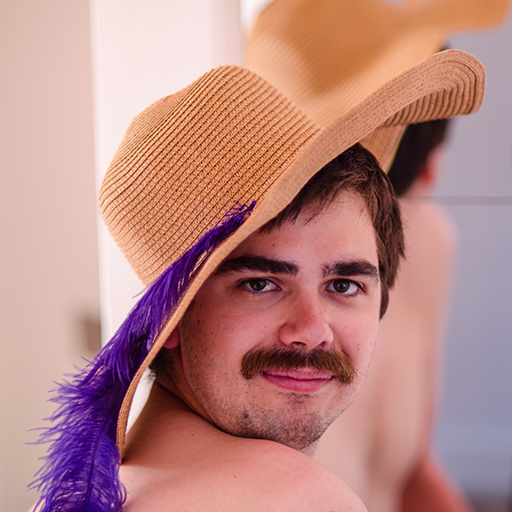
#> input picture Lab3/EthicalLena_512.png, 512 x 512 px
$ jupyter execute Lab3.ipynb
#> lines starting #> are read from the running program, lines starting #| are printed output that depends on the picture; after the words box and inside, x2 and y2 are one past the last pixel; in counts of white or black regions, pixels touching at a corner belong together
# Image and Video Processing - Lab 2: Enhancement and Restoration

In this lab, you will learn about noise, denoising, histogram based enhancement and inpainting in Python.

**In order to complete the Lab, you need to finish all required tasks in the lab session and have one of the teacher to check your result.**

Import the required libraries and define a helper function to display images. Load the image using OpenCV, convert it to greyscale format, and display the greyscale.

[cell 1]
import numpy as np
import matplotlib.pyplot as plt
import os, sys
sys.path.append(os.path.join(os.getcwd(),'..', 'ivp', "lib", "python3.12", "site-packages"))
import cv2

def show_images(images, titles, cmap=None):
    n = len(images)
    plt.figure(figsize=(5*n, 5))
    for i in range(n):
        plt.subplot(1, n, i+1)
        plt.imshow(images[i], cmap='gray', vmin=0, vmax=255)
        plt.title(titles[i])
        plt.axis('off')
    plt.show()


img = cv2.imread('EthicalLena_512.png')
#> img is the input picture: shape (512, 512, 3); mean B, G, R 131.7, 136.1, 185.9
gray = cv2.cvtColor(img, cv2.COLOR_BGR2GRAY)
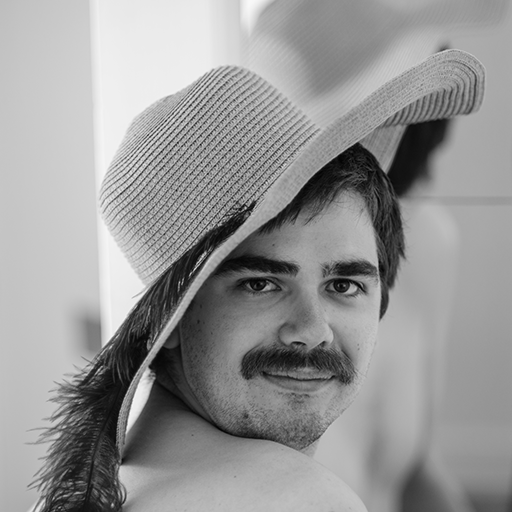
#> gray: shape (512, 512); min 0, max 248, mean 150.5

print(type(img))
#| <class 'numpy.ndarray'>

show_images([gray], ["Grayscale"], cmap='gray')
#> in show_images, `n = len(images)`: n = 1

## 1. Add Noise

### 1.1 Gaussian Noise

Write a function to add Gaussian noise to the image using a normal distribution with mean 0 and standard deviation 25. Display the original and noisy images side by side.
*Hint:** Use `np.random.normal`, `np.clip`, and type conversion.

[cell 2]
def add_gaussian_noise(image, mean=0, sigma=50):
#> called with mean = 0, sigma = 25
    noise = np.random.normal(loc=mean, scale=sigma, size=image.shape)
    new_image = image + noise
    new_image = np.clip(new_image, 0, 255)
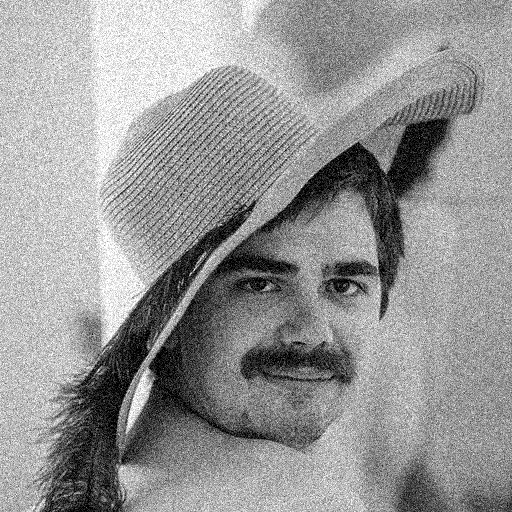
#> new_image: shape (512, 512) float64; min 0, max 255, mean 150.5
    return new_image

gaussian_noisy = add_gaussian_noise(gray, mean=0, sigma = 25)

show_images(
    [gray, gaussian_noisy],
    ["Original", "Gaussian Noise"]
)

### 1.2 Salt & Pepper Noise

Write a function to add salt and pepper noise to the greyscale image. 2.5% of the pixels should have salf noise and 2.5% should have pepper noise.

Display the original and noisy images side by side.

**Hint:** Use the `np.random` function to choose location of the noise.

[cell 3]
print(len(img))
#| 512
print(img.shape)
#| (512, 512, 3)

[cell 4]
def add_salt_pepper_noise(img, salt_prob=0.025, pepper_prob=0.025):
#> called with salt_prob = 0.025, pepper_prob = 0.025
    x,y = img.shape[:2]
#> x = 512; y = 512
    n_salt = int(x*y*salt_prob)
#> n_salt = 6553
    n_pepper = int(x*y*pepper_prob)
#> n_pepper = 6553
    x_rand_salt = np.random.choice(x, n_salt)
    x_rand_pepper = np.random.choice(x, n_pepper)
    y_rand_salt = np.random.choice(y, n_salt)
    y_rand_pepper = np.random.choice(y, n_pepper)
    new_img = img.copy()
    for i in range(n_salt):
        r = x_rand_salt[i]
        c = y_rand_salt[i]
        new_img[r][c] = 255
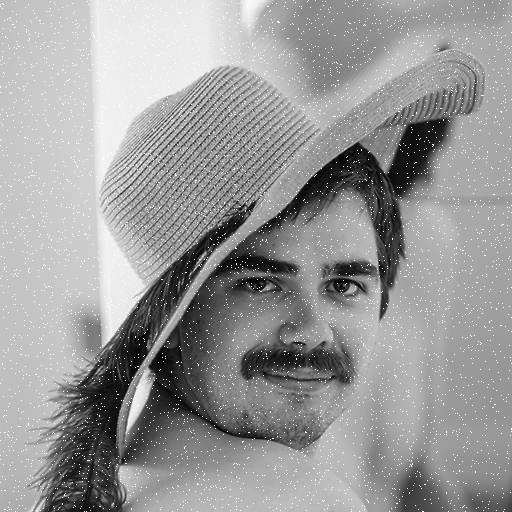
#> new_img: shape (512, 512); 2.46% of pixels changed, all inside (x1, y1, x2, y2) = (0, 0, 512, 512)
    for i in range(n_pepper):
        r = x_rand_pepper[i]
        c = y_rand_pepper[i]
        new_img[r][c] = 0
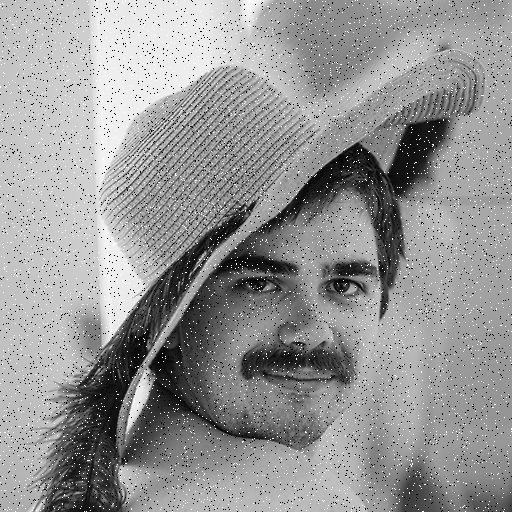
#> new_img: shape (512, 512); 2.47% of pixels changed, all inside (x1, y1, x2, y2) = (0, 0, 512, 512)
    return new_img

sp_noisy = add_salt_pepper_noise(gray)

show_images(
    [gray, sp_noisy],
    ["Original", "Salt & Pepper Noise"])

## 2. Denoising

### 2.1 Mean Filter

Apply a mean filter with kernel size `(5,5)` to the Gaussian noisy image.

Display the noisy and filtered images side by side.

**Hint:** Use `cv2.blur`.

[cell 5]
mean_filtered = cv2.blur(gaussian_noisy, ksize=(5,5))

show_images(
    [gaussian_noisy, mean_filtered],
    ["Gaussian Noise", "Mean Filter"]
)

### 2.2 Median Filter

Apply a median filter with kernel size `5` to the salt and pepper noisy image.

Display the noisy and filtered images side by side.

**Hint:** Use `cv2.medianBlur`.

[cell 6]
median_filtered = cv2.medianBlur(sp_noisy, ksize=5)

show_images(
    [sp_noisy, median_filtered],
    ["Salt & Pepper Noise", "Median Filter"]
)

### 2.3 Bilateral Filter

Apply a bilateral filter using:
- diameter = 9
- sigmaColor = 75
- sigmaSpace = 75

Display the noisy and filtered images side by side.

(Optional) Play with the parameters, see if you can more appropriate better parameter values.

**Hint:** Use `cv2.bilateralFilter`.

[cell 7]
bilateral_filtered = cv2.bilateralFilter(gaussian_noisy.astype(np.float32), d=9, sigmaColor=75, sigmaSpace=75)

show_images(
    [gaussian_noisy, bilateral_filtered],
    ["Gaussian Noise", "Bilateral Filter"]
)

## 3. Histogram-Based Enhancement

Here is a helper function to create an image with a distorted intesity distribution.

[cell 8]
low_contrast = (0.3 * gray + 100).astype(np.uint8)
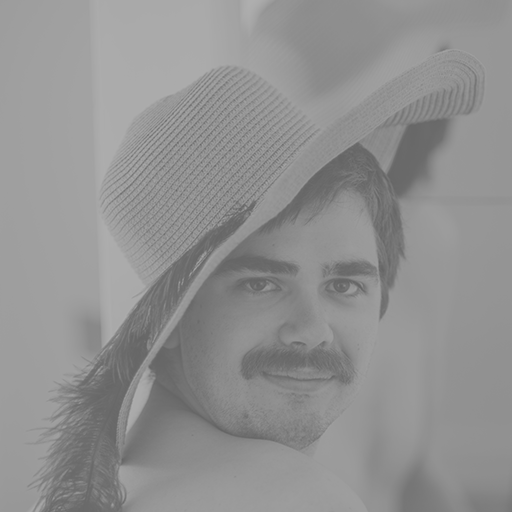
#> low_contrast: shape (512, 512); min 100, max 174, mean 144.7
show_images(
    [gray, low_contrast],
    ["Original Grayscale", "Low Contrast"],
    cmap='gray'
)

### 3.1 Visualize Histograms

Plot the intensity histograms of the original grayscale image and the low-contrast image.

**Hint:** Use `plt.hist()` with 256 bins and range `[0, 256]`.

[cell 9]
plt.figure(figsize=(10,4))

plt.subplot(1,2,1)
plt.hist(gray.flatten(), bins=256, range=(0,256))
plt.title("Original Histogram")

plt.subplot(1,2,2)
plt.hist(low_contrast.flatten(), bins=256, range=(0,256))
plt.title("Low Contrast Histogram")

plt.show()
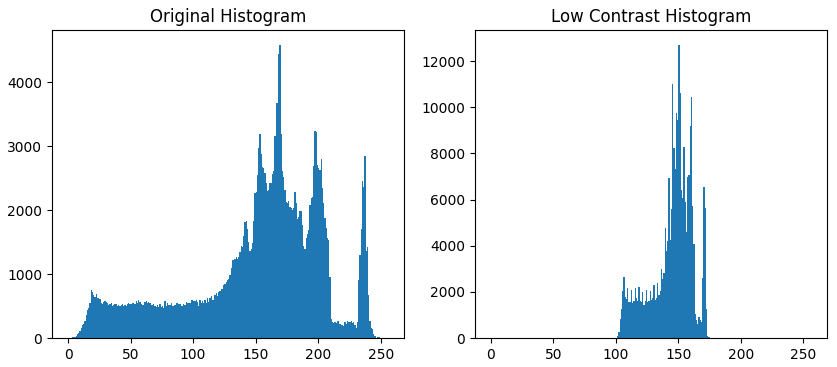
#> figure drawn by matplotlib, 2 panels; panel 1: tallest bar 4589 high, from x = 169 to 170; panel 2: tallest bar 12709 high, from x = 150 to 151

### 4.2 Contrast Stretching

Apply contrast stretching to the low-contrast image to restore the full intensity range `[0, 255]`.

Display the low-contrast, stretched image and their histograms side by side.

[cell 10]
def contrast_stretch(image):
    max = np.max(image.flatten())
#> max = 174
    min = np.min(image.flatten())
#> min = 100
    copy = np.round((image-min)/(max-min)*255)
    return copy

stretched = contrast_stretch(low_contrast)

plt.figure(figsize=(12,6))

# Low contrast image
plt.subplot(2,2,1)
plt.imshow(low_contrast, cmap='gray', vmin=0, vmax=255)
plt.title("Low Contrast Image")
plt.axis('off')

# Low contrast histogram
plt.subplot(2,2,2)
plt.hist(low_contrast.flatten(), bins=256, range=(0,256))
plt.title("Low Contrast Histogram")

# Stretched image
plt.subplot(2,2,3)
plt.imshow(stretched, cmap='gray', vmin=0, vmax=255)
plt.title("Contrast Stretched Image")
plt.axis('off')

# Stretched histogram
plt.subplot(2,2,4)
plt.hist(stretched.flatten(), bins=256, range=(0,256))
plt.title("Stretched Histogram")

plt.tight_layout()
plt.show()
#> figure, not shown here; panel 2: tallest bar 12709 high, from x = 150 to 151; panel 4: tallest bar 12709 high, from x = 172 to 173

### 3.3 Histogram Equalization
Apply histogram equalization using OpenCV.

Display the original grayscale and equalized images side by side.

**Hint:** Use `cv2.equalizeHist`.

[cell 11]
equalized = cv2.equalizeHist(low_contrast)
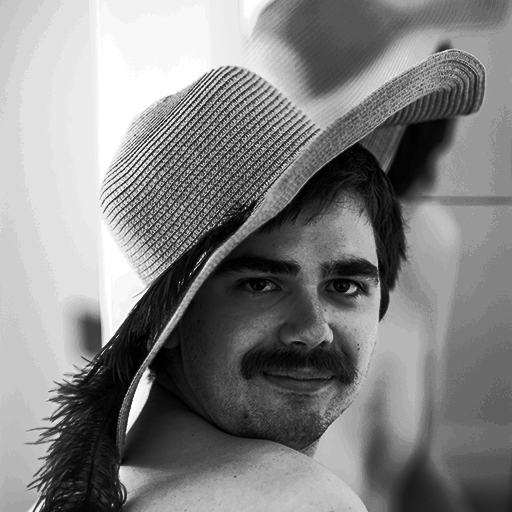
#> equalized: shape (512, 512); min 0, max 255, mean 130.5

plt.figure(figsize=(12,6))

# Original grayscale
plt.subplot(2,2,1)
plt.imshow(low_contrast, cmap='gray', vmin=0, vmax=255)
plt.title("Low Contrast Image")
plt.axis('off')

# original histogram
plt.subplot(2,2,2)
plt.hist(low_contrast.flatten(), bins=256, range=(0,256))
plt.title("Low Contrast Histogram")

# Stretched image
plt.subplot(2,2,3)
plt.imshow(equalized, cmap='gray', vmin=0, vmax=255)
plt.title("Contrast Stretched Image")
plt.axis('off')

# Stretched histogram
plt.subplot(2,2,4)
plt.hist(equalized.flatten(), bins=256, range=(0,256))
plt.title("Stretched Histogram")

plt.tight_layout()
plt.show()
#> figure, not shown here; panel 2: tallest bar 12709 high, from x = 150 to 151; panel 4: tallest bar 12709 high, from x = 152 to 153

### 3.4 CLAHE

Apply the CLAHE method on the low contrast image with:
- clipLimit = 6.0
- tileGridSize = (8,8)

Display the original grayscale and CLAHE result side by side.

**Hint:** Use `cv2.createCLAHE`.

[cell 12]
clahe = cv2.createCLAHE(clipLimit=6.0, tileGridSize=(8,8))
clahe_img = clahe.apply(low_contrast)
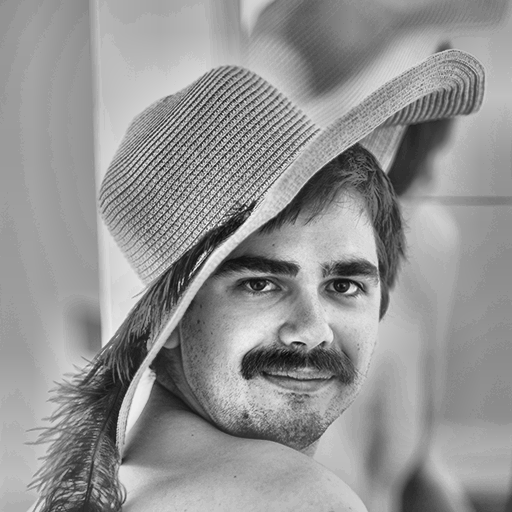
#> clahe_img: shape (512, 512); min 12, max 245, mean 147.7
show_images(
    [gray, clahe_img],
    ["Grayscale", "CLAHE"],
    cmap='gray'
)

## 4. Inpainting (optional)
### Create Mask and Damaged Image

Create a rectangular mask and apply it to the grayscale image.

Display the original image, damaged image, and mask side by side.

[cell 13]
mask = np.zeros(gray.shape, dtype = np.uint8)
print(gray.shape)
#| (512, 512)
mask[100:200, 50:150] = 255
damaged = gray.copy()
damaged[mask == 255] = 0
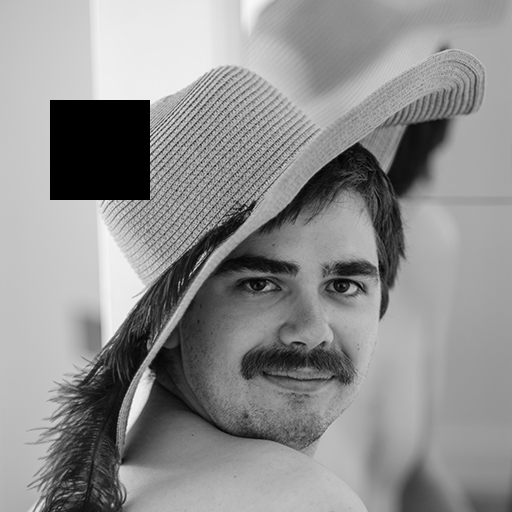
#> damaged: shape (512, 512); 3.81% of pixels changed, all inside (x1, y1, x2, y2) = (50, 100, 150, 200)

show_images(
    [gray, damaged, mask],
    ["Original", "Damaged", "Mask"],
    cmap='gray'
)
#> in show_images (call 9), `n = len(images)`: n = 3
#> in show_images (call 9), `plt.show()`:
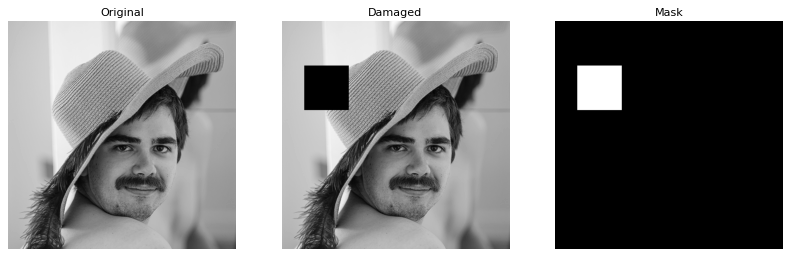
#> figure drawn by matplotlib, 3 panels

### Apply Inpainting

Apply inpainting using:
- radius = 3
- method = Telea

Display the damaged and inpainted images side by side.

**Hint:** Use `cv2.inpaint`.

[cell 14]
inpainted = cv2.inpaint(damaged, mask, 3, cv2.INPAINT_TELEA)

show_images(
    [damaged, inpainted],
    ["Damaged", "Inpainted"],
    cmap='gray'
)
